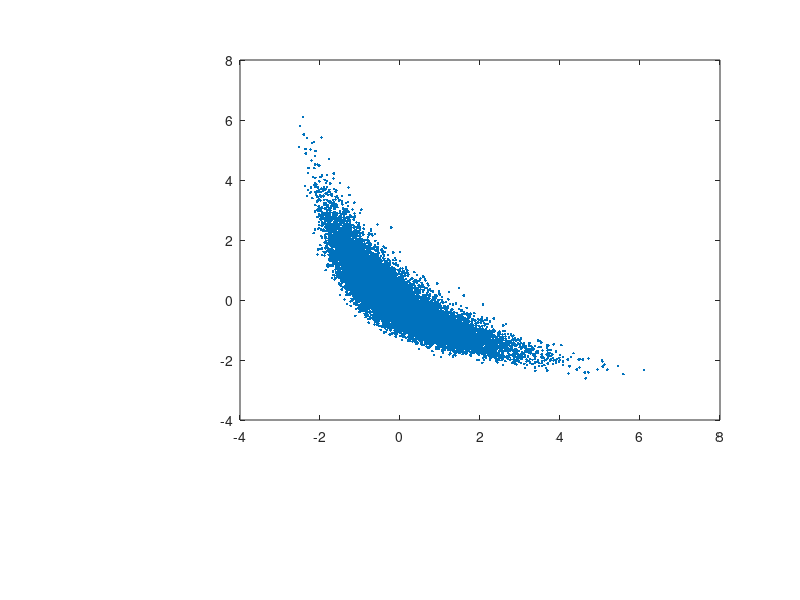

MATLAB code for this plot: (Note: this script raises an error after producing the figure.)
% this script represents covariance and expected value in terms 
% of the location-dispersion ellipsoid in a lognormal example
% see "Risk and Asset Allocation"-Springer (2005), by A. Meucci

clc; clear; close all
%%%%%%%%%%%%%%%%%%%%%%%%%%%%%%%%%%%%%%%%%%%%%%%%%%%%%%%%%%%%%%%%%%%%%%%%%%%%%%%%%%%%%%%%%%%%%%%%%%%%%%%%%%%%%%%%%%%%%%%%%%%%%%%%%%%%%%%%%%%
% input parameters

Mu=[0.15 0.2]';
s=[0.25 0.25];
r=-.9;

NumSimulations=20000;
%%%%%%%%%%%%%%%%%%%%%%%%%%%%%%%%%%%%%%%%%%%%%%%%%%%%%%%%%%%%%%%%%%%%%%%%%%%%%%%%%%%%%%%%%%%%%%%%%%%%%%%%%%%%%%%%%%%%%%%%%%%%%%%%%%%%%
Sigma=[s(1)^2     r*s(1)*s(2)
    r*s(1)*s(2)    s(2)^2];

% generate sample
Y = mvnrnd(Mu,Sigma,NumSimulations);
Z = exp(Y);

m=mean(Z)';
s=std(Z)';

% shifted log-normal (covariance = correlation)
X=(Z-ones(NumSimulations,1)*m')./(ones(NumSimulations,1)*s');

%%%%%%%%%%%%%%%%%%%%%%%%%%%%%%%%%%%%%%%%%%%%%%%%%%%%%%%%%%%%%%%%%%%%%%%%%%%%%%%%%%%%%%%%%%%%%%%%%%%%%%%%%%%%%%%%%%%%%
% compute location and dispersion (analytical)
Expected_Value=(exp(Mu+(1/2)*diag(Sigma))-m)./s;
Covariance=diag(1./s)*exp(Mu+(1/2)*diag(Sigma))*exp(Mu+(1/2)*diag(Sigma))'.*(exp(Sigma)-1)*diag(1./s);
Standard_Deviation=sqrt(diag(Covariance))
Correlation=Covariance(1,2)/(Standard_Deviation(1)*Standard_Deviation(2))

%%%%%%%%%%%%%%%%%%%%%%%%%%%%%%%%%%%%%%%%%%%%%%%%%%%%%%%%%%%%%%%%%%%%%%%%%%%%%%%%%%%%%%%%%%%%%%%%%%%%%%%%%%%%%%%%%%%%%
% plots
%%%%%%%%%%%%%%%%%%%%%%%%%%%%%%%%%%%%%%%%%%%%%%%%%%%%%%%%%%%%%%%%%%%%%%%%%%%%%%%%%%%%%%%%%%%%%%%%%%%%%%%%%%%%%%%%%%%%%
% plots
figure 
NumBins=round(10*log(NumSimulations));

% scatter plot
subplot('Position',[.3 .3 .6 .6]) 
h=plot(X(:,1),X(:,2),'.');
hold on 
Scale=2;
PlotEigVectors=1;
PlotSquare=1;
TwoDimEllipsoid(Expected_Value,Covariance,Scale,PlotEigVectors,PlotSquare)
[x_lim]=get(gca,'xlim');
[y_lim]=get(gca,'ylim');
grid on

% marginals
subplot('Position',[.05 .3 .2 .6]) 
[n,D]=hist(X(:,2),NumBins);
barh(D,n,1);
set(gca,'ylim',y_lim)
set(gca,'xtick',[])
grid on

subplot('Position',[.3 .05 .6 .2]) 
[n,D]=hist(X(:,1),NumBins);
bar(D,n,1);
set(gca,'xlim',x_lim)
set(gca,'ytick',[])
grid on

